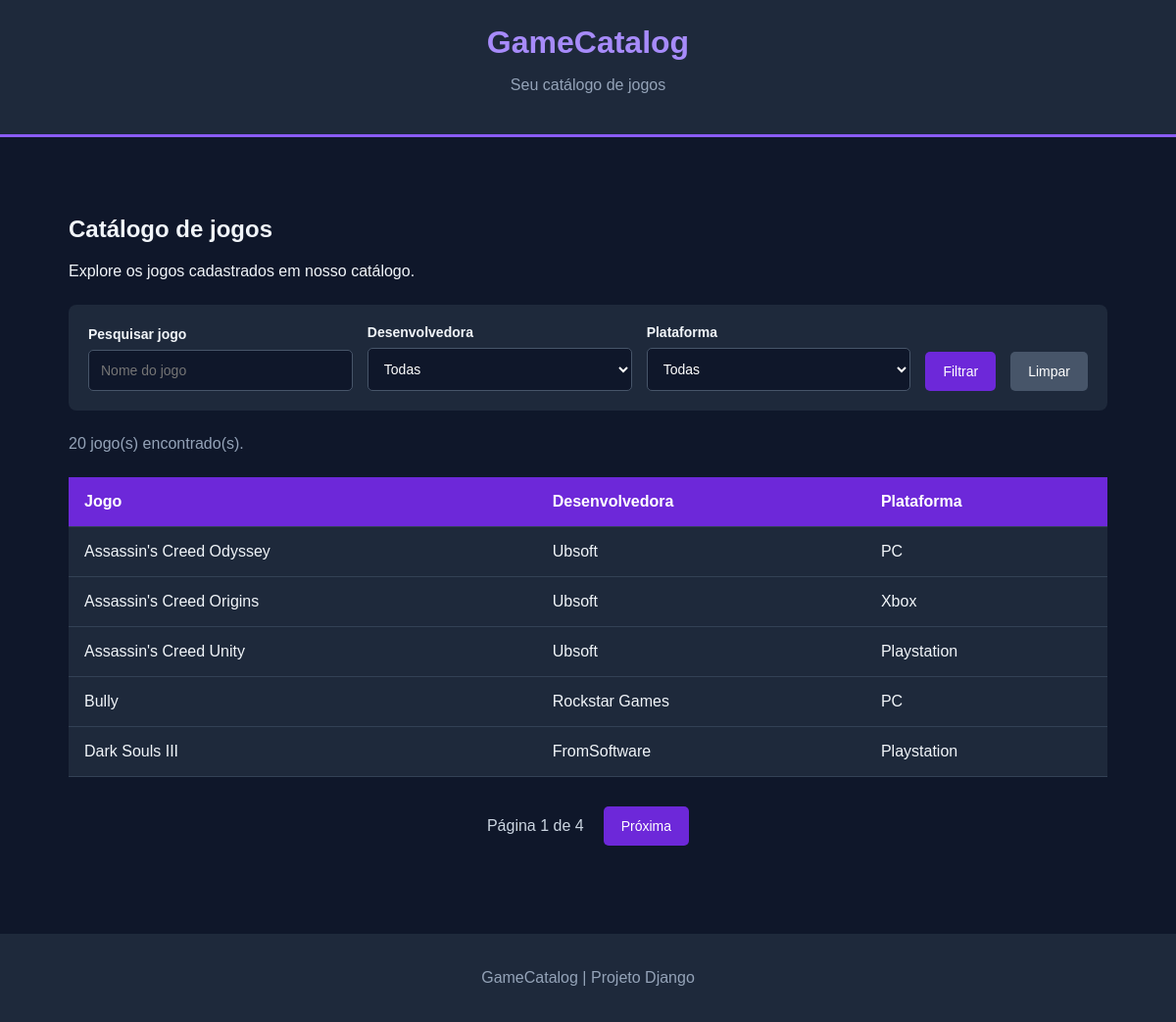
The page / on the database its author committed.
### catalogo/models.py (models this page shows, shortened)
class Jogo(models.Model):
    nome = models.CharField(max_length=150)
    desenvolvedora = models.ForeignKey(
        Desenvolvedora,
        on_delete=models.PROTECT
    )
    plataforma = models.ForeignKey(
        Plataforma,
        on_delete=models.PROTECT
    )

class Desenvolvedora(models.Model):
    nome = models.CharField(max_length=100)

class Plataforma(models.Model):
    nome = models.CharField(max_length=100)

### catalogo/views.py (the view)
# urls.py: path('', views.lista_jogos, name='lista_jogos'),
def lista_jogos(request):
    jogos = Jogo.objects.all().order_by('nome')
    pesquisa = request.GET.get('pesquisa', '')
    desenvolvedora = request.GET.get('desenvolvedora', '')
    plataforma = request.GET.get('plataforma', '')
    if pesquisa:
        jogos = jogos.filter(nome__icontains=pesquisa)
    if desenvolvedora:
        jogos = jogos.filter(desenvolvedora_id=desenvolvedora)
    if plataforma:
        jogos = jogos.filter(plataforma_id=plataforma)
    desenvolvedoras = Desenvolvedora.objects.all()
    plataformas = Plataforma.objects.all()
    paginator = Paginator(jogos, 5)
    pagina = request.GET.get('page')
    jogos = paginator.get_page(pagina)
    return render(request, 'catalogo/lista.html', {
        'jogos': jogos,
        'desenvolvedoras': desenvolvedoras,
        'plataformas': plataformas,
        'pesquisa': pesquisa,
        'desenvolvedora_selecionada': desenvolvedora,
        'plataforma_selecionada': plataforma,
    })

### templates/catalogo/lista.html (shortened to what this page needs)
{% extends 'base.html' %}
{% block content %}
<h2>Catálogo de jogos</h2>
<p>Explore os jogos cadastrados em nosso catálogo.</p>
<form method="GET" class="filtros">
    <div class="campo">
        <label for="pesquisa">Pesquisar jogo</label>
        <input type="text"
               id="pesquisa"
               name="pesquisa"
               placeholder="Nome do jogo"
               value="{{ pesquisa }}">
    </div>
    <div class="campo">
        <label for="desenvolvedora">Desenvolvedora</label>
        <select name="desenvolvedora" id="desenvolvedora">
            <option value="">Todas</option>
        </select>
    </div>
    <div class="campo">
        <label for="plataforma">Plataforma</label>
        <select name="plataforma" id="plataforma">
            <option value="">Todas</option>
        </select>
    </div>
    <button type="submit">Filtrar</button>
    <a href="{% url 'lista_jogos' %}" class="limpar">
        Limpar
    </a>
</form>
<p class="resultados">
    {{ jogos.paginator.count }} jogo(s) encontrado(s).
</p>
<table>
    <thead>
        <tr>
            <th>Jogo</th>
            <th>Desenvolvedora</th>
            <th>Plataforma</th>
        </tr>
    </thead>
    <tbody>
        {% for jogo in jogos %}
            <tr>
                <td>{{ jogo.nome }}</td>
                <td>{{ jogo.desenvolvedora.nome }}</td>
                <td>{{ jogo.plataforma.nome }}</td>
            </tr>
        {% empty %}
            <tr>
                <td colspan="3">Nenhum jogo encontrado.</td>
            </tr>
        {% endfor %}
    </tbody>
</table>
<div class="paginacao">
    <span>
        Página {{ jogos.number }} de {{ jogos.paginator.num_pages }}
    </span>
    {% if jogos.has_next %}
        <a href="?page={{ jogos.next_page_number }}&amp;pesquisa={{ pesquisa|urlencode }}&amp;desenvolvedora={{ desenvolvedora_selecionada|urlencode }}&amp;plataforma={{ plataforma_selecionada|urlencode }}">
            Próxima
        </a>
    {% endif %}
</div>
{% endblock %}

### templates/base.html (shortened to what this page needs)
{% load static %}
<!DOCTYPE html>
<html lang="pt-br">
<head>
    <link rel="stylesheet" href="{% static 'css/style.css' %}">
</head>
<body>
    <header>
        <h1>GameCatalog</h1>
        <p>Seu catálogo de jogos</p>
    </header>
    <main>
        {% block content %}
        {% endblock %}
    </main>
    <footer>
        <p>GameCatalog | Projeto Django</p>
    </footer>
</body>
</html>

### static/css/style.css (style rules this page uses)
* { box-sizing: border-box; }
body { margin: 0; font-family: Arial, sans-serif; background-color: #0f172a; color: #f1f5f9; }
header { background-color: #1e293b; padding: 25px; text-align: center; border-bottom: 3px solid #8b5cf6; }
header h1 { color: #a78bfa; margin: 0; }
header p { color: #94a3b8; }
main { max-width: 1100px; margin: 40px auto; padding: 20px; }
table { width: 100%; border-collapse: collapse; background-color: #1e293b; margin-top: 25px; }
th, td { padding: 16px; text-align: left; border-bottom: 1px solid #334155; }
th { background-color: #6d28d9; color: white; }
footer { text-align: center; padding: 20px; background-color: #1e293b; color: #94a3b8; }
.filtros { display: flex; flex-wrap: wrap; align-items: flex-end; gap: 15px; background-color: #1e293b; padding: 20px; margin-top: 25px; border-radius: 8px; }
.campo { display: flex; flex-direction: column; gap: 8px; flex: 1; min-width: 160px; }
.campo label { font-size: 14px; font-weight: bold; }
input, select { padding: 12px; background-color: #0f172a; color: white; border: 1px solid #475569; border-radius: 5px; font-size: 14px; width: 100%; }
button, .limpar, .paginacao a { padding: 12px 18px; background-color: #6d28d9; color: white; border: none; border-radius: 5px; text-decoration: none; cursor: pointer; font-size: 14px; }
.limpar { background-color: #475569; }
.resultados { color: #94a3b8; margin-top: 25px; }
.paginacao { display: flex; justify-content: center; align-items: center; gap: 20px; margin: 30px 0; }
.paginacao span { color: #cbd5e1; }

### rows shown on the page
Jogo: nome "Assassin's Creed Odyssey", desenvolvedora.nome "Ubsoft", plataforma.nome "PC"
Jogo: nome "Assassin's Creed Origins", desenvolvedora.nome "Ubsoft", plataforma.nome "Xbox"
Jogo: nome "Assassin's Creed Unity", desenvolvedora.nome "Ubsoft", plataforma.nome "Playstation"
Jogo: nome "Bully", desenvolvedora.nome "Rockstar Games", plataforma.nome "PC"
Jogo: nome "Dark Souls III", desenvolvedora.nome "FromSoftware", plataforma.nome "Playstation"

### other values the page prints
{{ jogos.paginator.count }} "20"
{{ jogos.number }} "1"
{{ jogos.paginator.num_pages }} "4"
